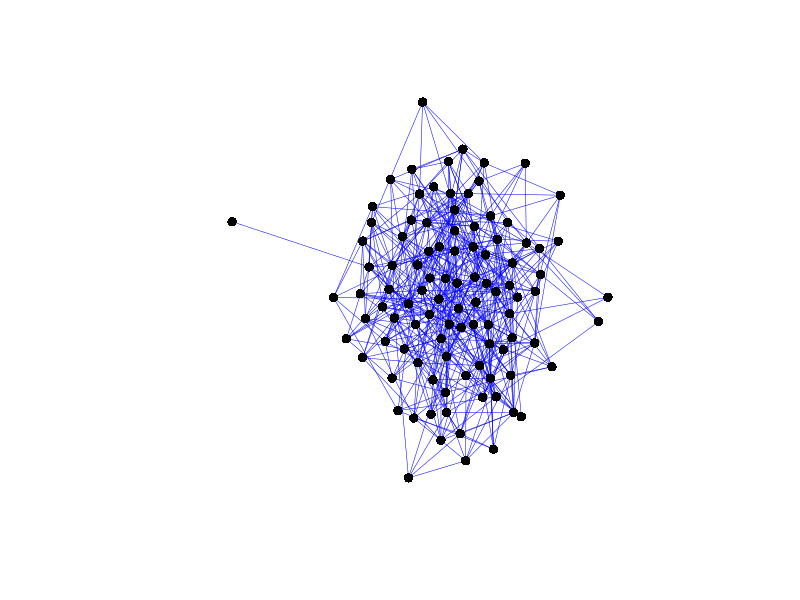
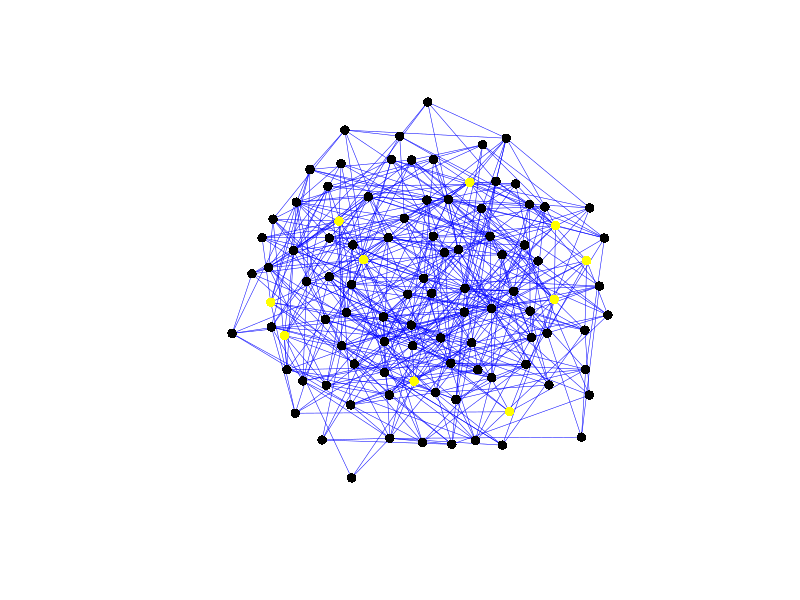

Generate these figures, in order, with R: (Note: this script raises an error after producing the figures.)
library(tidyverse)
library(igraph)

#g <- read_graph('facebook_combined.txt', format='edgelist')
#g <- as.undirected(g)

# test case
set.seed(192837)
g <- erdos.renyi.game(100,0.1)
E(g)$width <- 0.5
V(g)$frame.color <- NA
plot(g, vertex.size=5, vertex.label=NA, 
     vertex.color='black',edge.color='blue')
V(g)$info <- 0

# set parameters
pr <- 0.1

infect <- 0.05
tsteps <- 100

V(g)$info <- sample(c(0,1), size=length(V(g)), 
                    replace=TRUE, prob=c((1-pr), pr))
V(g)[info==0]$color <- 'black'
V(g)[info==1]$color <- 'yellow'

plot(g, vertex.size=5, vertex.label=NA, 
     edge.color='blue', layout=layout.kamada.kawai(g))

for(t in 1:tsteps){
  tmp <- unlist(adjacent_vertices(g, V(g)[V(g)$info >= 1]))
  prst <- sample(c(0,1), length(tmp), 
                 replace=TRUE, prob =c((1-infect), infect))
  V(g)$info[tmp[prst==1]] <- V(g)$info[tmp[prst==1]] + 1
}

# coloring nodes by salience
heard <- V(g)$info
fine <- 500 # this will adjust the resolving power
pal <- colorRampPalette(c('darkblue','white'))
graphCol = pal(fine)[as.numeric(cut(btw,breaks = fine))]
plot(g, vertex.size=5, vertex.label=NA,
     vertex.color=graphCol)




#V(g)[info==0]$color <- 'blue'
#V(g)[info > 1]$color <- 'red'

plot(g, vertex.size=3, vertex.label=NA)

#sum(V(g)$info)/length(V(g))
plot(density(V(g)$info))
#max(V(g)$info)
#V(g)$info
#  }

length(V(g)$info[V(g)$info > 0])/
  length(V(g)$info)

table(V(g)$info)

#median(V(g)$info)  
#IQR(V(g)$info)

ggplot(data.frame(v=as.vector(V(g)),deg=degree(g),salience=V(g)$info),
       aes(x=deg,y=salience)) + geom_point()

# coloring nodes by salience
heard <- V(g)$info

fine <- 500 # this will adjust the resolving power.
pal <- colorRampPalette(c('black','skyblue'))

#this gives you the colors you want for every point
graphCol = pal(fine)[as.numeric(cut(btw,breaks = fine))]

# now you just need to plot it with those colors
plot(adj, vertex.size=5, vertex.label=NA,
     vertex.color=graphCol)

ggplot(data.frame(x=degree(g), y=heard), aes(x=x,y=y)) + 
  geom_point()

ggplot(data.frame(x=page_rank(g)$vector, y=heard), aes(x=x,y=y)) + 
  geom_point() + geom_smooth(method='lm')

dff <- data.frame(x=page_rank(g)$vector, y=heard)

m <- lm(y ~ x, data = dff)
summary(m)

# -------- color gradient code ----------------

#Some sample data
x <- runif(100)
dat <- data.frame(x = x,y = x^2 + 1)

#Create a function to generate a continuous color palette
rbPal <- colorRampPalette(c('red','blue'))

#This adds a column of color values
# based on the y values
dat$Col <- rbPal(10)[as.numeric(cut(dat$y,breaks = 10))]

plot(dat$x,dat$y,pch = 20,col = dat$Col)

# example 2

btw <- degree(g)

fine <- 500 # this will adjust the resolving power.
pal <- colorRampPalette(c('black','skyblue'))

#this gives you the colors you want for every point
graphCol = pal(fine)[as.numeric(cut(btw,breaks = fine))]

# now you just need to plot it with those colors
plot(adj, vertex.size=5, vertex.label=NA,
     vertex.color=graphCol)

